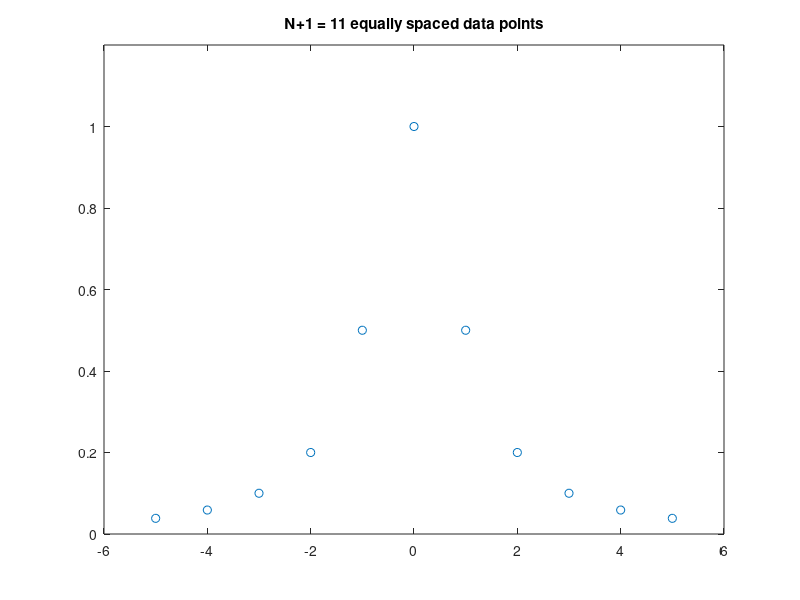
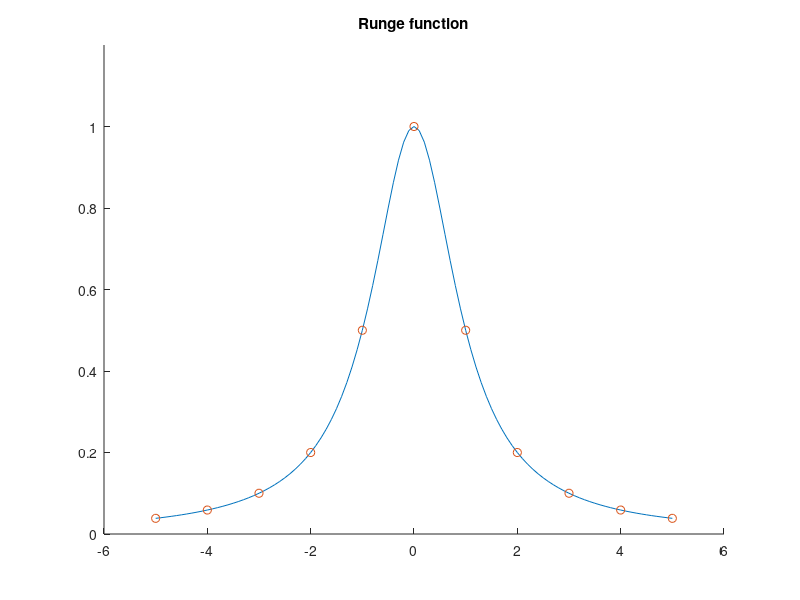
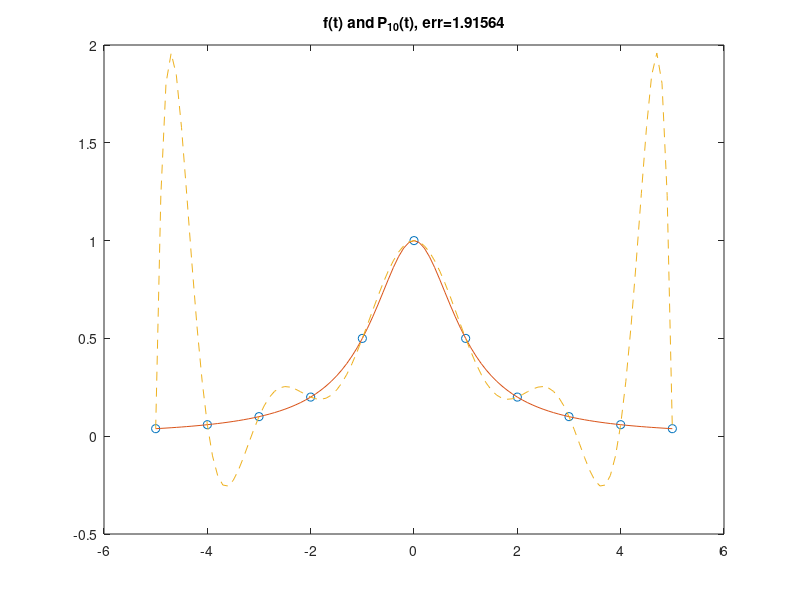
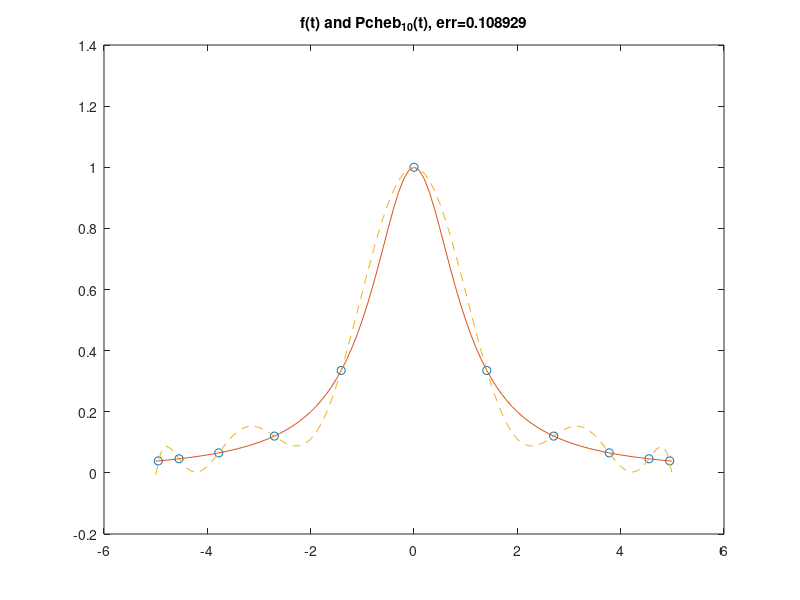

These charts were generated, in order, by the following MATLAB code:
%% MTH 351    LAB 3    John Waczak 
clear all;  
format long; 
%% 1.0 Problem Setup 
%  Generate N+1=11 equally speced nodes in [-5,5] and evaluate f(x) at the
%  nodes
N = 10; 
x = linspace(-5,5, N+1); 
f = inline('1./(1+x.*x)','x'); 
y = f(x); 
figure;  
plot(x,y,'o'); 
title('N+1 = 11 equally spaced data points'); 
ylim([0,1.2]); 

%% 
%  Now generate a lot of points ti at which to evalueate f, and the
%  interpolants for plotting
t = [-5:0.1:5]; 
figure;
hold on; 
plot(t, f(t), '-') 
plot(x,y,'o'); 
title('Runge function') 
ylim([0,1.2]); 
hold off; 
%% 2.0 Nth degree interpolating polynomial 
% construct the Nth degree interpolating polynomial using the equally
% spaced nodes 
PN = polyfit(x,y,N); 
v = polyval(PN, t); 
err = norm(f(t)-v, inf); 
figure; 
plot(x,y,'o', t, f(t), '-', t, v, '--'); 
title(sprintf('f(t) and P_{10}(t), err=%g', err)); 

%% 3.0 Interpolation at Chebychev nodes: 
%  Generate N+1 = 11 Chebychev nodes 
K = N + 1; 
a=-5; 
b= 5; 
xcheb = zeros(1,K); 
for i=1:K
    xcheb(i)=(a+b)/2 + (b-a)/2*cos((i-0.5)*pi/K); 
end
ycheb = f(xcheb); 
PNcheb = polyfit(xcheb, ycheb, N); 
vcheb = polyval(PNcheb, t); 
errcheb = norm(f(t)-vcheb, inf); 

figure; 
plot(xcheb,ycheb,'o', t, f(t), '-', t, vcheb, '--'); 
title(sprintf('f(t) and Pcheb_{10}(t), err=%g', errcheb));
%%
%%
% The error given by the Chebychev points was an order of magnitude less
% than the error given by the polyfit function for the Nth degree
% interpolating polynomial. Clearly the Chebychev interpolation worked
% better and this is because rather than choosing an evenly spaced grid, we
% cleverly choose an uneven grid according to the chebychev algorithm that
% works to minimize the error.

%% 4.0 (a) -- Repeat with N=20 
clear all;
N = 20; 
x = linspace(-5,5, N+1); 
f = inline('1./(1+x.*x)','x'); 
y = f(x); 
t = [-5:0.1:5];

PN = polyfit(x,y,N); 
v = polyval(PN, t); 
err = norm(f(t)-v, inf); 
figure; 
plot(x,y,'o', t, f(t), '-', t, v, '--'); 
title(sprintf('f(t) and P_{20}(t), err=%g', err)); 
ylim([-0.25,1.25]); 
%%
% This appears to be a better fit towards the middle of the graph but the n
% th degree polynomial with even roots starts to blow up as we approach the
% edge of our interval. This resulted in the error increasing dramatically
% due to the approximation worsening towards the edge of the interval. 

%%
K = N+1; 
a=-5;
b=5;
xcheb = zeros(1,K); 

for i=1:K
    xcheb(i)=(a+b)/2 + (b-a)/2*cos((i-0.5)*pi/K); 
end

ycheb = f(xcheb); 
PNcheb = polyfit(xcheb, ycheb, N); 
vcheb = polyval(PNcheb, t); 
errcheb = norm(f(t)-vcheb, inf); 

figure; 
plot(xcheb,ycheb,'o', t, f(t), '-', t, vcheb, '--'); 
title(sprintf('f(t) and Pcheb_{20}(t), err=%g', errcheb));
%%
% The Chebychev polynomial error decreased by an order of magnitude when we
% doubled N. 

%% 4.0 (b) -- Repeat with N = 50

clear all;
N = 50; 
x = linspace(-5,5, N+1); 
f = inline('1./(1+x.*x)','x'); 
y = f(x); 
t = [-5:0.1:5];

PN = polyfit(x,y,N); 
v = polyval(PN, t); 
err = norm(f(t)-v, inf); 
figure; 
plot(x,y,'o', t, f(t), '-', t, v, '--'); 
title(sprintf('f(t) and P_{50}(t), err=%g', err)); 
ylim([-0.25,1.25]); 
%%
% Now we can see that the polynomial interpolation is really bad towards
% the edge of the interval. It blows up really fast leading to an error of
% the order 10e6. 

%%
K = N+1; 
a=-5;
b=5;
xcheb = zeros(1,K); 

for i=1:K
    xcheb(i)=(a+b)/2 + (b-a)/2*cos((i-0.5)*pi/K); 
end

ycheb = f(xcheb); 
PNcheb = polyfit(xcheb, ycheb, N); 
vcheb = polyval(PNcheb, t); 
errcheb = norm(f(t)-vcheb, inf); 

figure; 
plot(xcheb,ycheb,'o', t, f(t), '-', t, vcheb, '--'); 
title(sprintf('f(t) and Pcheb_{50}(t), err=%g', errcheb));
%%
% The chebychev polynomial error decreased by another order of magnitude
% now that the number of points N = 50. It is extremely difficult to see
% the difference between the original function and the chebychev polynomial
% interpolation






